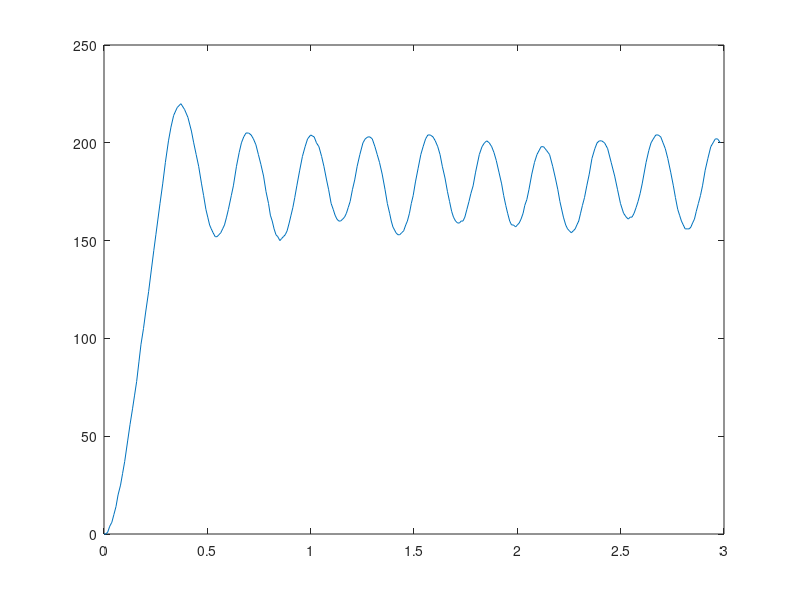

The MATLAB script that drew this image: (Note: this script raises an error after producing the figure.)
Res = dlmread('degree_rotation_180_.txt');
Res = Res';
Angle = Res(1,:);
Time = Res(2,:); 
Time = Time - Time(1);
plot(Time, Angle);

Angeln = pi;
ke = 0.48756937411725393;
km = ke;
J = 0.002437632;
L = 0.0047;
Moth = 0.023;
Kn = 1;
ki = 0;
kD = 1;
kD = kD/0.0005;
R = 8.183683911882799;
U = 14.644499694385809*0.48756937411725393;
Kn = Kn*U*180/100/pi;
TimeM = out.yout{1}.Values.Time;
AngleM = out.yout{1}.Values.Data;
hold on
plot(TimeM, AngleM);